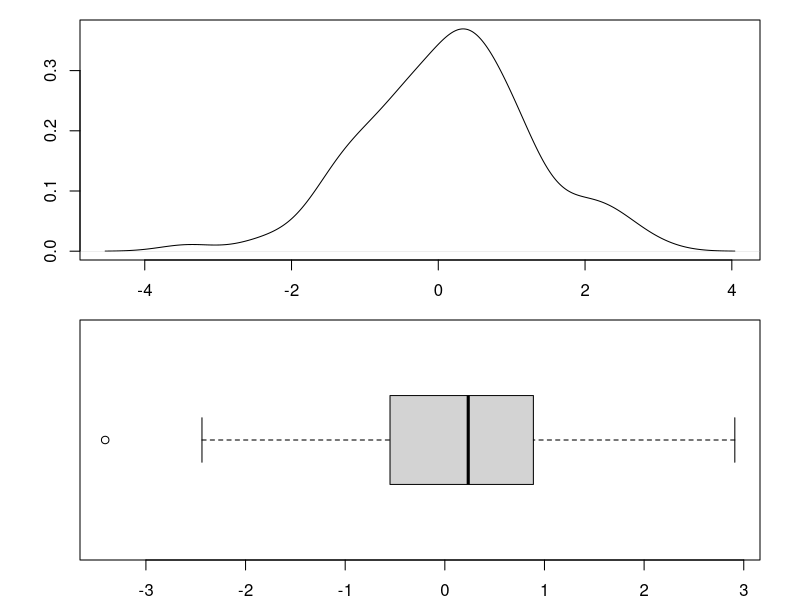
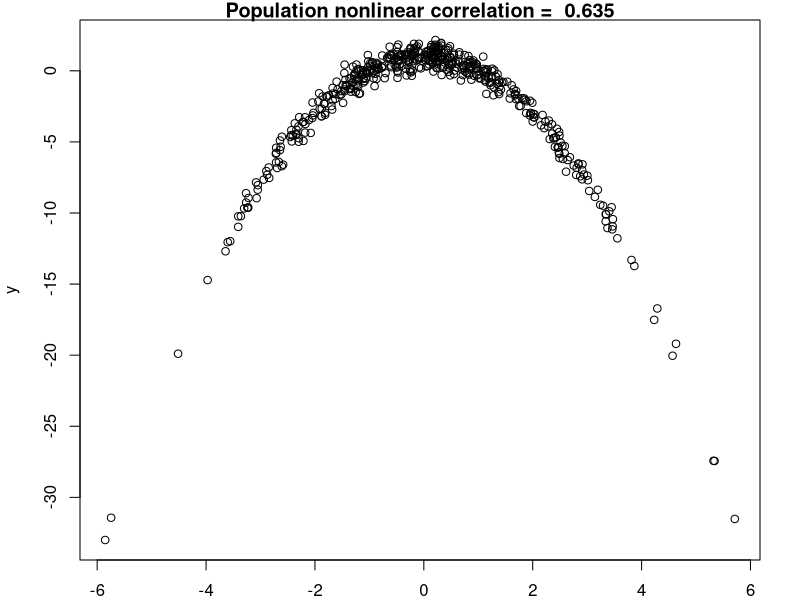

R code for these plots, in order:
## ---- chunk 1
# Generate Bivariate Data with Nonlinear Relationship
gen_nonlinear <- function(n, muX, muY, sX, sY, angle){
  rotmat <- matrix(c(cos(angle), -sin(angle), sin(angle), cos(angle)),2,2)
  x <- rnorm(n, muX, sX)
  y <- x**2 + rnorm(n, muY, sY)
  df <- cbind(x,y)
  df <- df %*% rotmat
  df <- as.data.frame(df)
  names(df) <- c("x", "y")
  return(df)
}

# True correlation value for the nonlinear setting
cor_nonlinear <- function(muX, muY, sX, sY, angle){
  # muX and muY have no effect
  sQ <- sqrt(cos(angle)**2 * (2*sX**4 + 4*sX**2*muX**2 +  sY**2) + sin(angle)**2 * sX**2 + 2 * cos(angle)*sin(angle)*(2*sX**2*muX))
  sR <- sqrt(sin(angle)**2 * (2*sX**4 + 4*sX**2*muX**2 + sY**2) + cos(angle)**2 * sX**2 - 2 * cos(angle)*sin(angle)*(2*sX**2*muX))
  cov <- sin(angle)*cos(angle) * (sX**2 - (2*sX**4 + 4*sX**2*muX**2 + sY**2)) +
    (cos(angle)**2 - sin(angle)**2) * (2*sX**2*muX)
  cor <- round(cov/(sQ*sR), 4)
  return(cor)
}

## ---- chunk 2
data=rnorm(100)
par(mfrow=c(2,1))
par(mar=c(2,4,1,2))
plot(density(data), main = "", ylab ="", xlab ="")
boxplot(data, horizontal = T)
par(mfrow=c(1,1))
mean_data = mean(data)
## ---- chunk 3
# Parameters:
SAMPLESEED <- 9886
SIMULATIONSEED <- 1021
n <- 33
muX <- 0
muY <- -1
sX  <- 1.8
sY  <- 0.5
rho <- 0.66
out <- 0.03
dev <- 3
angle <- -0.43

n <- 500
set.seed(SAMPLESEED)
df <- gen_nonlinear(n=n, muX=muX, muY=muY, sX=sX, sY=sY, angle=pi)
# population correlation in this setting 
rho <- cor_nonlinear(muX=muX, muY=muY, sX=sX, sY=sY, angle=angle)

plot(df, main=paste("Population nonlinear correlation = ", round(rho, 3)))
